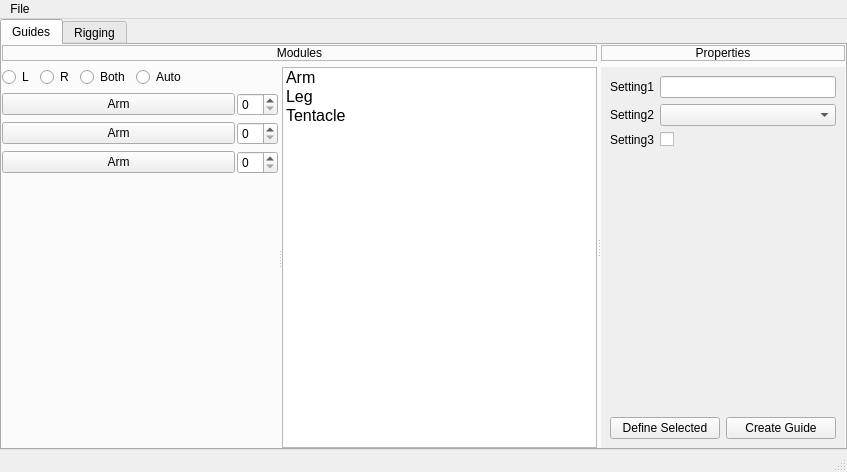
<?xml version="1.0" encoding="UTF-8"?>
<ui version="4.0">
 <class>trigger_MainWindow</class>
 <widget class="QMainWindow" name="trigger_MainWindow">
  <property name="geometry">
   <rect>
    <x>0</x>
    <y>0</y>
    <width>847</width>
    <height>472</height>
   </rect>
  </property>
  <property name="windowTitle">
   <string notr="true">TRigger</string>
  </property>
  <property name="toolTip">
   <string notr="true"/>
  </property>
  <property name="statusTip">
   <string notr="true"/>
  </property>
  <property name="whatsThis">
   <string notr="true"/>
  </property>
  <property name="accessibleName">
   <string notr="true"/>
  </property>
  <property name="accessibleDescription">
   <string notr="true"/>
  </property>
  <widget class="QWidget" name="centralwidget">
   <property name="toolTip">
    <string notr="true"/>
   </property>
   <property name="statusTip">
    <string notr="true"/>
   </property>
   <property name="whatsThis">
    <string notr="true"/>
   </property>
   <property name="accessibleName">
    <string notr="true"/>
   </property>
   <property name="accessibleDescription">
    <string notr="true"/>
   </property>
   <layout class="QVBoxLayout" name="centralWidget_vLay">
    <property name="spacing">
     <number>0</number>
    </property>
    <property name="leftMargin">
     <number>0</number>
    </property>
    <property name="topMargin">
     <number>0</number>
    </property>
    <property name="rightMargin">
     <number>0</number>
    </property>
    <property name="bottomMargin">
     <number>0</number>
    </property>
    <item>
     <widget class="QTabWidget" name="tabWidget">
      <property name="toolTip">
       <string notr="true"/>
      </property>
      <property name="statusTip">
       <string notr="true"/>
      </property>
      <property name="whatsThis">
       <string notr="true"/>
      </property>
      <property name="accessibleName">
       <string notr="true"/>
      </property>
      <property name="accessibleDescription">
       <string notr="true"/>
      </property>
      <property name="currentIndex">
       <number>0</number>
      </property>
      <widget class="QWidget" name="guides_tab">
       <property name="toolTip">
        <string notr="true"/>
       </property>
       <property name="statusTip">
        <string notr="true"/>
       </property>
       <property name="whatsThis">
        <string notr="true"/>
       </property>
       <property name="accessibleName">
        <string notr="true"/>
       </property>
       <property name="accessibleDescription">
        <string notr="true"/>
       </property>
       <attribute name="title">
        <string notr="true">Guides</string>
       </attribute>
       <layout class="QVBoxLayout" name="guides_tab_vlay">
        <property name="spacing">
         <number>0</number>
        </property>
        <property name="leftMargin">
         <number>0</number>
        </property>
        <property name="topMargin">
         <number>0</number>
        </property>
        <property name="rightMargin">
         <number>0</number>
        </property>
        <property name="bottomMargin">
         <number>0</number>
        </property>
        <item>
         <widget class="QSplitter" name="splitter">
          <property name="orientation">
           <enum>Qt::Horizontal</enum>
          </property>
          <widget class="QWidget" name="layoutWidget">
           <layout class="QVBoxLayout" name="L_guides_vLay">
            <item>
             <widget class="QLabel" name="module_guides_lbl">
              <property name="toolTip">
               <string notr="true"/>
              </property>
              <property name="statusTip">
               <string notr="true"/>
              </property>
              <property name="whatsThis">
               <string notr="true"/>
              </property>
              <property name="accessibleName">
               <string notr="true"/>
              </property>
              <property name="accessibleDescription">
               <string notr="true"/>
              </property>
              <property name="frameShape">
               <enum>QFrame::StyledPanel</enum>
              </property>
              <property name="frameShadow">
               <enum>QFrame::Plain</enum>
              </property>
              <property name="text">
               <string notr="true">Modules</string>
              </property>
              <property name="alignment">
               <set>Qt::AlignCenter</set>
              </property>
             </widget>
            </item>
            <item>
             <widget class="QSplitter" name="module_create_splitter">
              <property name="sizePolicy">
               <sizepolicy hsizetype="Expanding" vsizetype="Expanding">
                <horstretch>0</horstretch>
                <verstretch>0</verstretch>
               </sizepolicy>
              </property>
              <property name="orientation">
               <enum>Qt::Horizontal</enum>
              </property>
              <widget class="QWidget" name="verticalLayoutWidget_4">
               <layout class="QVBoxLayout" name="guides_create_vLay_2">
                <item>
                 <layout class="QHBoxLayout" name="guides_sides_hLay_2">
                  <item>
                   <widget class="QRadioButton" name="guides_sides_L_rb_2">
                    <property name="toolTip">
                     <string notr="true"/>
                    </property>
                    <property name="statusTip">
                     <string notr="true"/>
                    </property>
                    <property name="whatsThis">
                     <string notr="true"/>
                    </property>
                    <property name="accessibleName">
                     <string notr="true"/>
                    </property>
                    <property name="accessibleDescription">
                     <string notr="true"/>
                    </property>
                    <property name="text">
                     <string notr="true">L</string>
                    </property>
                   </widget>
                  </item>
                  <item>
                   <widget class="QRadioButton" name="guides_sides_R_rb_2">
                    <property name="toolTip">
                     <string notr="true"/>
                    </property>
                    <property name="statusTip">
                     <string notr="true"/>
                    </property>
                    <property name="whatsThis">
                     <string notr="true"/>
                    </property>
                    <property name="accessibleName">
                     <string notr="true"/>
                    </property>
                    <property name="accessibleDescription">
                     <string notr="true"/>
                    </property>
                    <property name="text">
                     <string notr="true">R</string>
                    </property>
                   </widget>
                  </item>
                  <item>
                   <widget class="QRadioButton" name="guides_sides_Both_rb_2">
                    <property name="toolTip">
                     <string notr="true"/>
                    </property>
                    <property name="statusTip">
                     <string notr="true"/>
                    </property>
                    <property name="whatsThis">
                     <string notr="true"/>
                    </property>
                    <property name="accessibleName">
                     <string notr="true"/>
                    </property>
                    <property name="accessibleDescription">
                     <string notr="true"/>
                    </property>
                    <property name="text">
                     <string notr="true">Both</string>
                    </property>
                   </widget>
                  </item>
                  <item>
                   <widget class="QRadioButton" name="guides_sides_Auto_rb_2">
                    <property name="toolTip">
                     <string notr="true"/>
                    </property>
                    <property name="statusTip">
                     <string notr="true"/>
                    </property>
                    <property name="whatsThis">
                     <string notr="true"/>
                    </property>
                    <property name="accessibleName">
                     <string notr="true"/>
                    </property>
                    <property name="accessibleDescription">
                     <string notr="true"/>
                    </property>
                    <property name="text">
                     <string notr="true">Auto</string>
                    </property>
                   </widget>
                  </item>
                  <item>
                   <spacer name="guides_sides_spacer_2">
                    <property name="orientation">
                     <enum>Qt::Horizontal</enum>
                    </property>
                    <property name="sizeHint" stdset="0">
                     <size>
                      <width>40</width>
                      <height>20</height>
                     </size>
                    </property>
                   </spacer>
                  </item>
                 </layout>
                </item>
                <item>
                 <layout class="QVBoxLayout" name="guide_buttons_vLay_2">
                  <item>
                   <layout class="QHBoxLayout" name="guide_button_sample_hLay1_4">
                    <property name="spacing">
                     <number>2</number>
                    </property>
                    <item>
                     <widget class="QPushButton" name="guide_button_sample_pb1_4">
                      <property name="toolTip">
                       <string notr="true"/>
                      </property>
                      <property name="statusTip">
                       <string notr="true"/>
                      </property>
                      <property name="whatsThis">
                       <string notr="true"/>
                      </property>
                      <property name="accessibleName">
                       <string notr="true"/>
                      </property>
                      <property name="accessibleDescription">
                       <string notr="true"/>
                      </property>
                      <property name="text">
                       <string notr="true">Arm</string>
                      </property>
                     </widget>
                    </item>
                    <item>
                     <widget class="QSpinBox" name="segments_sample_sp1_4">
                      <property name="sizePolicy">
                       <sizepolicy hsizetype="Maximum" vsizetype="Fixed">
                        <horstretch>0</horstretch>
                        <verstretch>0</verstretch>
                       </sizepolicy>
                      </property>
                      <property name="toolTip">
                       <string/>
                      </property>
                      <property name="statusTip">
                       <string notr="true"/>
                      </property>
                      <property name="whatsThis">
                       <string notr="true"/>
                      </property>
                      <property name="accessibleName">
                       <string notr="true"/>
                      </property>
                      <property name="accessibleDescription">
                       <string notr="true"/>
                      </property>
                     </widget>
                    </item>
                   </layout>
                  </item>
                  <item>
                   <layout class="QHBoxLayout" name="guide_button_sample_hLay1_5">
                    <property name="spacing">
                     <number>2</number>
                    </property>
                    <item>
                     <widget class="QPushButton" name="guide_button_sample_pb1_5">
                      <property name="toolTip">
                       <string notr="true"/>
                      </property>
                      <property name="statusTip">
                       <string notr="true"/>
                      </property>
                      <property name="whatsThis">
                       <string notr="true"/>
                      </property>
                      <property name="accessibleName">
                       <string notr="true"/>
                      </property>
                      <property name="accessibleDescription">
                       <string notr="true"/>
                      </property>
                      <property name="text">
                       <string notr="true">Arm</string>
                      </property>
                     </widget>
                    </item>
                    <item>
                     <widget class="QSpinBox" name="segments_sample_sp1_5">
                      <property name="sizePolicy">
                       <sizepolicy hsizetype="Maximum" vsizetype="Fixed">
                        <horstretch>0</horstretch>
                        <verstretch>0</verstretch>
                       </sizepolicy>
                      </property>
                      <property name="toolTip">
                       <string notr="true"/>
                      </property>
                      <property name="statusTip">
                       <string notr="true"/>
                      </property>
                      <property name="whatsThis">
                       <string notr="true"/>
                      </property>
                      <property name="accessibleName">
                       <string notr="true"/>
                      </property>
                      <property name="accessibleDescription">
                       <string notr="true"/>
                      </property>
                     </widget>
                    </item>
                   </layout>
                  </item>
                  <item>
                   <layout class="QHBoxLayout" name="guide_button_sample_hLay1_6">
                    <property name="spacing">
                     <number>2</number>
                    </property>
                    <item>
                     <widget class="QPushButton" name="guide_button_sample_pb1_6">
                      <property name="toolTip">
                       <string notr="true"/>
                      </property>
                      <property name="statusTip">
                       <string notr="true"/>
                      </property>
                      <property name="whatsThis">
                       <string notr="true"/>
                      </property>
                      <property name="accessibleName">
                       <string notr="true"/>
                      </property>
                      <property name="accessibleDescription">
                       <string notr="true"/>
                      </property>
                      <property name="text">
                       <string notr="true">Arm</string>
                      </property>
                     </widget>
                    </item>
                    <item>
                     <widget class="QSpinBox" name="segments_sample_sp1_6">
                      <property name="sizePolicy">
                       <sizepolicy hsizetype="Maximum" vsizetype="Fixed">
                        <horstretch>0</horstretch>
                        <verstretch>0</verstretch>
                       </sizepolicy>
                      </property>
                      <property name="toolTip">
                       <string notr="true"/>
                      </property>
                      <property name="statusTip">
                       <string notr="true"/>
                      </property>
                      <property name="whatsThis">
                       <string notr="true"/>
                      </property>
                      <property name="accessibleName">
                       <string notr="true"/>
                      </property>
                      <property name="accessibleDescription">
                       <string notr="true"/>
                      </property>
                     </widget>
                    </item>
                   </layout>
                  </item>
                  <item>
                   <spacer name="verticalSpacer_2">
                    <property name="orientation">
                     <enum>Qt::Vertical</enum>
                    </property>
                    <property name="sizeHint" stdset="0">
                     <size>
                      <width>20</width>
                      <height>40</height>
                     </size>
                    </property>
                   </spacer>
                  </item>
                 </layout>
                </item>
               </layout>
              </widget>
              <widget class="QListWidget" name="guides_list_listWidget_2">
               <property name="font">
                <font>
                 <pointsize>12</pointsize>
                 <weight>50</weight>
                 <bold>false</bold>
                 <strikeout>false</strikeout>
                </font>
               </property>
               <property name="mouseTracking">
                <bool>false</bool>
               </property>
               <property name="toolTip">
                <string notr="true"/>
               </property>
               <property name="statusTip">
                <string notr="true"/>
               </property>
               <property name="whatsThis">
                <string notr="true"/>
               </property>
               <property name="accessibleName">
                <string notr="true"/>
               </property>
               <property name="accessibleDescription">
                <string notr="true"/>
               </property>
               <property name="frameShape">
                <enum>QFrame::StyledPanel</enum>
               </property>
               <property name="viewMode">
                <enum>QListView::ListMode</enum>
               </property>
               <property name="currentRow">
                <number>-1</number>
               </property>
               <item>
                <property name="text">
                 <string notr="true">Arm</string>
                </property>
                <property name="toolTip">
                 <string notr="true"/>
                </property>
                <property name="statusTip">
                 <string notr="true"/>
                </property>
                <property name="whatsThis">
                 <string notr="true"/>
                </property>
                <property name="textAlignment">
                 <set>AlignLeading|AlignVCenter</set>
                </property>
               </item>
               <item>
                <property name="text">
                 <string notr="true">Leg</string>
                </property>
                <property name="toolTip">
                 <string notr="true"/>
                </property>
                <property name="statusTip">
                 <string notr="true"/>
                </property>
                <property name="whatsThis">
                 <string notr="true"/>
                </property>
                <property name="textAlignment">
                 <set>AlignLeading|AlignVCenter</set>
                </property>
               </item>
               <item>
                <property name="text">
                 <string notr="true">Tentacle</string>
                </property>
                <property name="toolTip">
                 <string notr="true"/>
                </property>
                <property name="statusTip">
                 <string notr="true"/>
                </property>
                <property name="whatsThis">
                 <string notr="true"/>
                </property>
                <property name="textAlignment">
                 <set>AlignLeading|AlignVCenter</set>
                </property>
               </item>
              </widget>
             </widget>
            </item>
           </layout>
          </widget>
          <widget class="QWidget" name="verticalLayoutWidget_2">
           <layout class="QVBoxLayout" name="R_guides_vLay">
            <item>
             <widget class="QLabel" name="guide_properties_lbl">
              <property name="toolTip">
               <string notr="true"/>
              </property>
              <property name="statusTip">
               <string notr="true"/>
              </property>
              <property name="whatsThis">
               <string notr="true"/>
              </property>
              <property name="accessibleName">
               <string notr="true"/>
              </property>
              <property name="accessibleDescription">
               <string notr="true"/>
              </property>
              <property name="frameShape">
               <enum>QFrame::StyledPanel</enum>
              </property>
              <property name="frameShadow">
               <enum>QFrame::Plain</enum>
              </property>
              <property name="text">
               <string notr="true">Properties</string>
              </property>
              <property name="alignment">
               <set>Qt::AlignCenter</set>
              </property>
             </widget>
            </item>
            <item>
             <widget class="QScrollArea" name="R_guides_scrollArea">
              <property name="toolTip">
               <string notr="true"/>
              </property>
              <property name="statusTip">
               <string notr="true"/>
              </property>
              <property name="whatsThis">
               <string notr="true"/>
              </property>
              <property name="accessibleName">
               <string notr="true"/>
              </property>
              <property name="accessibleDescription">
               <string notr="true"/>
              </property>
              <property name="frameShape">
               <enum>QFrame::NoFrame</enum>
              </property>
              <property name="frameShadow">
               <enum>QFrame::Sunken</enum>
              </property>
              <property name="lineWidth">
               <number>1</number>
              </property>
              <property name="widgetResizable">
               <bool>true</bool>
              </property>
              <widget class="QWidget" name="R_guides_WidgetContents">
               <property name="geometry">
                <rect>
                 <x>0</x>
                 <y>0</y>
                 <width>247</width>
                 <height>382</height>
                </rect>
               </property>
               <property name="toolTip">
                <string notr="true"/>
               </property>
               <property name="statusTip">
                <string notr="true"/>
               </property>
               <property name="whatsThis">
                <string notr="true"/>
               </property>
               <property name="accessibleName">
                <string notr="true"/>
               </property>
               <property name="accessibleDescription">
                <string notr="true"/>
               </property>
               <layout class="QVBoxLayout" name="R_guides_scrollArea_vLay">
                <item>
                 <layout class="QFormLayout" name="module_settings_formLayout">
                  <property name="horizontalSpacing">
                   <number>6</number>
                  </property>
                  <item row="0" column="0">
                   <widget class="QLabel" name="setting1_lbl">
                    <property name="toolTip">
                     <string notr="true"/>
                    </property>
                    <property name="statusTip">
                     <string notr="true"/>
                    </property>
                    <property name="whatsThis">
                     <string notr="true"/>
                    </property>
                    <property name="accessibleName">
                     <string notr="true"/>
                    </property>
                    <property name="accessibleDescription">
                     <string notr="true"/>
                    </property>
                    <property name="text">
                     <string notr="true">Setting1</string>
                    </property>
                   </widget>
                  </item>
                  <item row="0" column="1">
                   <widget class="QLineEdit" name="setting1_le">
                    <property name="toolTip">
                     <string notr="true"/>
                    </property>
                    <property name="statusTip">
                     <string notr="true"/>
                    </property>
                    <property name="whatsThis">
                     <string notr="true"/>
                    </property>
                    <property name="accessibleName">
                     <string notr="true"/>
                    </property>
                    <property name="accessibleDescription">
                     <string notr="true"/>
                    </property>
                   </widget>
                  </item>
                  <item row="1" column="0">
                   <widget class="QLabel" name="setting2_lbl">
                    <property name="toolTip">
                     <string notr="true"/>
                    </property>
                    <property name="statusTip">
                     <string notr="true"/>
                    </property>
                    <property name="whatsThis">
                     <string notr="true"/>
                    </property>
                    <property name="accessibleName">
                     <string notr="true"/>
                    </property>
                    <property name="accessibleDescription">
                     <string notr="true"/>
                    </property>
                    <property name="text">
                     <string notr="true">Setting2</string>
                    </property>
                   </widget>
                  </item>
                  <item row="1" column="1">
                   <widget class="QComboBox" name="setting2_combo">
                    <property name="toolTip">
                     <string notr="true"/>
                    </property>
                    <property name="statusTip">
                     <string notr="true"/>
                    </property>
                    <property name="whatsThis">
                     <string notr="true"/>
                    </property>
                    <property name="accessibleName">
                     <string notr="true"/>
                    </property>
                    <property name="accessibleDescription">
                     <string notr="true"/>
                    </property>
                   </widget>
                  </item>
                  <item row="2" column="0">
                   <widget class="QLabel" name="setting3_lbl">
                    <property name="toolTip">
                     <string notr="true"/>
                    </property>
                    <property name="statusTip">
                     <string notr="true"/>
                    </property>
                    <property name="whatsThis">
                     <string notr="true"/>
                    </property>
                    <property name="accessibleName">
                     <string notr="true"/>
                    </property>
                    <property name="accessibleDescription">
                     <string notr="true"/>
                    </property>
                    <property name="text">
                     <string notr="true">Setting3</string>
                    </property>
                   </widget>
                  </item>
                  <item row="2" column="1">
                   <widget class="QCheckBox" name="setting3_chk">
                    <property name="toolTip">
                     <string notr="true"/>
                    </property>
                    <property name="statusTip">
                     <string notr="true"/>
                    </property>
                    <property name="whatsThis">
                     <string notr="true"/>
                    </property>
                    <property name="accessibleName">
                     <string notr="true"/>
                    </property>
                    <property name="accessibleDescription">
                     <string notr="true"/>
                    </property>
                   </widget>
                  </item>
                 </layout>
                </item>
                <item>
                 <layout class="QHBoxLayout" name="guide_buttons_hLay">
                  <item>
                   <widget class="QPushButton" name="define_selected_pb">
                    <property name="toolTip">
                     <string notr="true"/>
                    </property>
                    <property name="statusTip">
                     <string notr="true"/>
                    </property>
                    <property name="whatsThis">
                     <string notr="true"/>
                    </property>
                    <property name="accessibleName">
                     <string notr="true"/>
                    </property>
                    <property name="accessibleDescription">
                     <string notr="true"/>
                    </property>
                    <property name="text">
                     <string notr="true">Define Selected</string>
                    </property>
                   </widget>
                  </item>
                  <item>
                   <widget class="QPushButton" name="create_guide_pb">
                    <property name="toolTip">
                     <string notr="true"/>
                    </property>
                    <property name="statusTip">
                     <string notr="true"/>
                    </property>
                    <property name="whatsThis">
                     <string notr="true"/>
                    </property>
                    <property name="accessibleName">
                     <string notr="true"/>
                    </property>
                    <property name="accessibleDescription">
                     <string notr="true"/>
                    </property>
                    <property name="text">
                     <string notr="true">Create Guide</string>
                    </property>
                   </widget>
                  </item>
                 </layout>
                </item>
               </layout>
              </widget>
             </widget>
            </item>
           </layout>
          </widget>
         </widget>
        </item>
       </layout>
      </widget>
      <widget class="QWidget" name="rigging_tab">
       <property name="toolTip">
        <string notr="true"/>
       </property>
       <property name="statusTip">
        <string notr="true"/>
       </property>
       <property name="whatsThis">
        <string notr="true"/>
       </property>
       <property name="accessibleName">
        <string notr="true"/>
       </property>
       <property name="accessibleDescription">
        <string notr="true"/>
       </property>
       <attribute name="title">
        <string notr="true">Rigging</string>
       </attribute>
      </widget>
     </widget>
    </item>
   </layout>
  </widget>
  <widget class="QMenuBar" name="menubar">
   <property name="geometry">
    <rect>
     <x>0</x>
     <y>0</y>
     <width>847</width>
     <height>21</height>
    </rect>
   </property>
   <property name="toolTip">
    <string notr="true"/>
   </property>
   <property name="statusTip">
    <string notr="true"/>
   </property>
   <property name="accessibleName">
    <string notr="true"/>
   </property>
   <property name="accessibleDescription">
    <string notr="true"/>
   </property>
   <widget class="QMenu" name="menuFile">
    <property name="toolTip">
     <string notr="true"/>
    </property>
    <property name="statusTip">
     <string notr="true"/>
    </property>
    <property name="whatsThis">
     <string notr="true"/>
    </property>
    <property name="accessibleName">
     <string notr="true"/>
    </property>
    <property name="accessibleDescription">
     <string notr="true"/>
    </property>
    <property name="title">
     <string notr="true">File</string>
    </property>
    <addaction name="New_Session_action"/>
    <addaction name="Save_Session_action"/>
    <addaction name="Load_Session_action"/>
    <addaction name="separator"/>
    <addaction name="Import_Guides_action"/>
    <addaction name="Export_Guides_action"/>
    <addaction name="separator"/>
    <addaction name="actionSettings"/>
   </widget>
   <addaction name="menuFile"/>
  </widget>
  <widget class="QStatusBar" name="statusbar">
   <property name="toolTip">
    <string notr="true"/>
   </property>
   <property name="statusTip">
    <string notr="true"/>
   </property>
   <property name="whatsThis">
    <string notr="true"/>
   </property>
   <property name="accessibleName">
    <string notr="true"/>
   </property>
  </widget>
  <action name="Import_Guides_action">
   <property name="text">
    <string notr="true">Import Guides</string>
   </property>
   <property name="iconText">
    <string notr="true">Import Guides</string>
   </property>
   <property name="toolTip">
    <string notr="true">Import Guides</string>
   </property>
   <property name="statusTip">
    <string notr="true"/>
   </property>
   <property name="whatsThis">
    <string notr="true"/>
   </property>
  </action>
  <action name="Export_Guides_action">
   <property name="text">
    <string notr="true">Export Guides</string>
   </property>
   <property name="iconText">
    <string notr="true">Export Guides</string>
   </property>
   <property name="toolTip">
    <string notr="true">Export Guides</string>
   </property>
   <property name="statusTip">
    <string notr="true"/>
   </property>
   <property name="whatsThis">
    <string notr="true"/>
   </property>
  </action>
  <action name="Save_Session_action">
   <property name="text">
    <string notr="true">Save Session</string>
   </property>
   <property name="iconText">
    <string notr="true">Save Session</string>
   </property>
   <property name="toolTip">
    <string notr="true">Save Session</string>
   </property>
   <property name="statusTip">
    <string notr="true"/>
   </property>
   <property name="whatsThis">
    <string notr="true"/>
   </property>
  </action>
  <action name="Load_Session_action">
   <property name="text">
    <string notr="true">Load Session</string>
   </property>
   <property name="iconText">
    <string notr="true">Load Session</string>
   </property>
   <property name="toolTip">
    <string notr="true">Load Session</string>
   </property>
   <property name="statusTip">
    <string notr="true"/>
   </property>
   <property name="whatsThis">
    <string notr="true"/>
   </property>
  </action>
  <action name="New_Session_action">
   <property name="text">
    <string notr="true">New Session</string>
   </property>
   <property name="iconText">
    <string notr="true">New Session</string>
   </property>
   <property name="toolTip">
    <string notr="true">New Session</string>
   </property>
   <property name="statusTip">
    <string notr="true"/>
   </property>
   <property name="whatsThis">
    <string notr="true"/>
   </property>
  </action>
  <action name="actionSettings">
   <property name="text">
    <string notr="true">Settings</string>
   </property>
   <property name="iconText">
    <string notr="true">Settings</string>
   </property>
   <property name="toolTip">
    <string notr="true">Settings</string>
   </property>
   <property name="statusTip">
    <string notr="true"/>
   </property>
   <property name="whatsThis">
    <string notr="true"/>
   </property>
  </action>
 </widget>
 <resources/>
 <connections/>
</ui>
